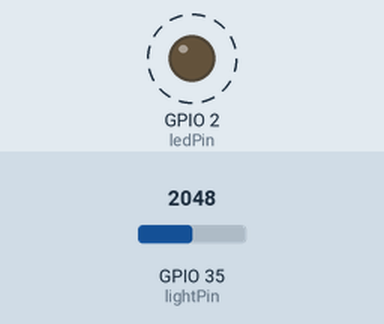
This sketch was run on a simulated ESP32. Parts: output pins drawn as LEDs (lit = HIGH). Dashed ring = blinking. Inputs (shaded band) come from the test bench; at power-on: GPIO 35 (lightPin) = 2048. What the sketch prints to the serial monitor is not drawn.

Above: at 3.3 s.
Timing chart, 0 to 6.0 s (numbered marks = the images above):
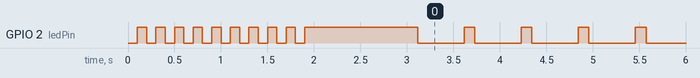

The sketch:

ESP_Light.ino
```cpp
//Light Sensor is connected to GPIO 35 (Analog ADC1_CH6)
const int lightPin = 35;
int lightValue = 0;
int ledPin = 2;//internal blue led

void setup() {
  flash_blue();
  Serial.begin(115200);
  delay(1000);
}

void loop() {
  Serial.print("Light = ");
  digitalWrite(ledPin, HIGH); //turn on the blue led while taking measurements
  lightValue = avgMeasure(lightPin, 1000);
  Serial.println(lightValue);
  digitalWrite(ledPin, LOW); // turn off blue led
  delay(500);
}

float avgMeasure(int pin, int num)
{
  analogRead(pin); //discard first value
  delay(2);
  float x = 0;
  for (int count = 0; count < num; count++) {
    x = x + analogRead(pin);
  }
  x = x / num;
  return x;
}

void flash_blue() {
  //flashes the blue light for a couble of seconds
  pinMode(ledPin, OUTPUT);
  for (int count = 0; count < 10; count++) {
    digitalWrite(ledPin, LOW);
    delay(100);
    digitalWrite(ledPin, HIGH);
    delay(100);
  }
}
```

Measured:
- by itself, GPIO 2 (ledPin): goes 8 × (LOW 0.10 s, HIGH 0.10 s), LOW 0.10 s, HIGH 1.2 s, 206 × (LOW 0.50 s, HIGH 0.11 s), then LOW
